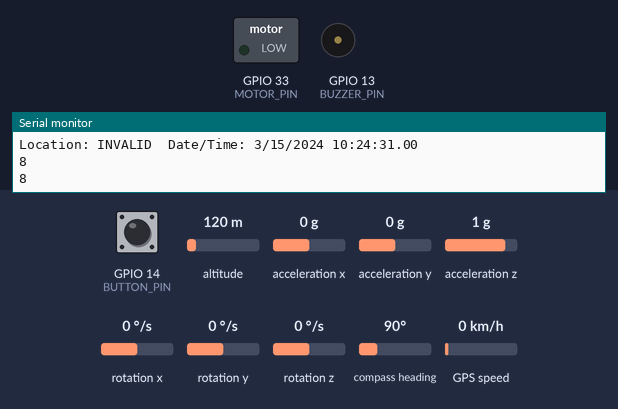
A sketch run on a simulated ESP32. Shown: switched loads named in the sketch (green lamp = pin HIGH), buzzer (waves = sounding), the last lines printed to the serial monitor. Wiring (inferred from the names in the program): MPU-6050 motion sensor at I2C address 0x68. Inputs (shaded band) come from the test bench; at power-on: GPIO 14 (BUTTON_PIN) HIGH, altitude 120 m, acceleration x 0 g, acceleration y 0 g, acceleration z 1 g, rotation x 0 °/s, rotation y 0 °/s, rotation z 0 °/s, compass heading 90°, GPS speed 0 km/h. The GPS gets a fix after 3 s at 37.7749, -122.4194 with 8 satellites.

Above: at 1.2 s.
1.3 s: GPIO 14 (BUTTON_PIN) pulled LOW for 1 s
At 3.0 s:
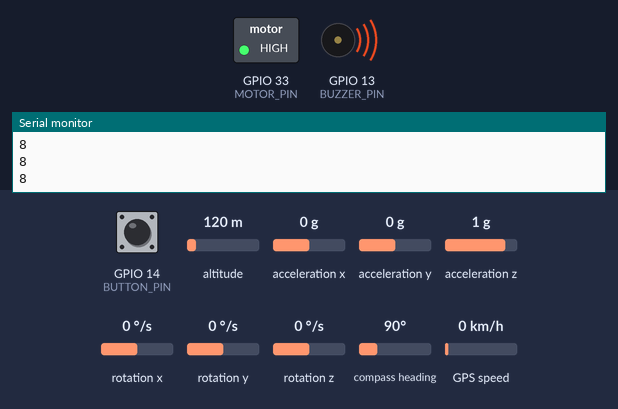
5.4 s: GPIO 14 (BUTTON_PIN) pulsed LOW 5 times (0.12 s each, 0.3 s apart)
At 8.2 s:
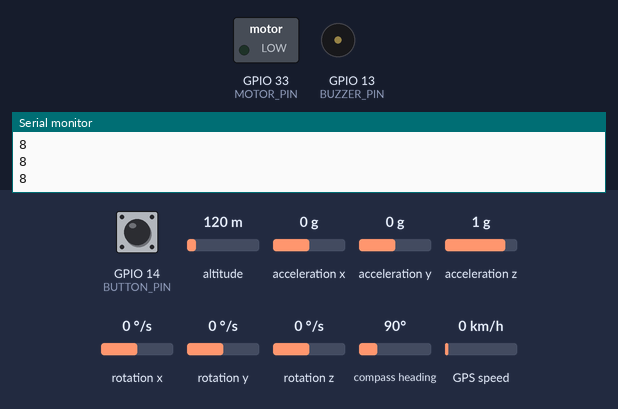
8.5 s: GPIO 14 (BUTTON_PIN) pulled LOW for 3.2 s
At 9.8 s:
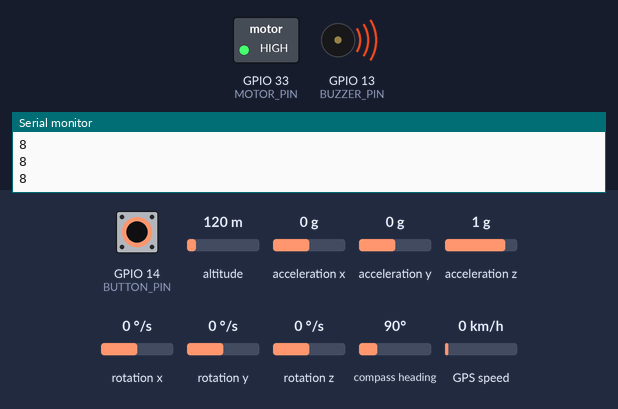
13.2 s: GPIO 14 (BUTTON_PIN) pulled LOW for 0.15 s
At 14.2 s:
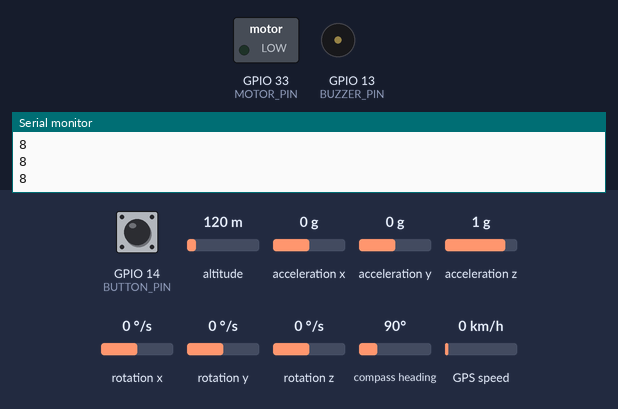
Timing chart, 0 to 16.1 s (numbered marks = the images above; inputs shaded):
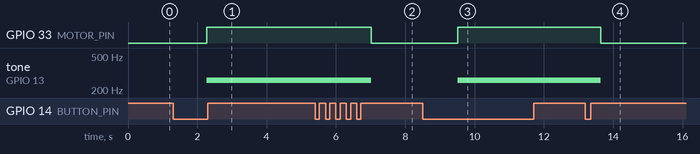

Measured:
- after the input at 1.3 s, GPIO 33 (MOTOR_PIN): LOW → HIGH after 0.97 s; tone on GPIO 13 (BUZZER_PIN): silent → 261 Hz after 0.97 s
- after the input at 5.4 s, GPIO 33 (MOTOR_PIN): HIGH → LOW after 1.6 s; tone on GPIO 13 (BUZZER_PIN): 261 Hz → silent after 1.6 s
- after the input at 8.5 s, GPIO 33 (MOTOR_PIN): LOW → HIGH after 1.0 s; tone on GPIO 13 (BUZZER_PIN): silent → 261 Hz after 1.0 s
- after the input at 13.2 s, GPIO 33 (MOTOR_PIN): HIGH → LOW after 0.45 s; tone on GPIO 13 (BUZZER_PIN): 261 Hz → silent after 0.45 s

The sketch:

FINAL_WITHOUT_OTAA.ino
```cpp
/* code written by Chuan-Li Chang and heavely influenced by microcontrollerslab*/

#include <Adafruit_MPU6050.h>
#include <Adafruit_Sensor.h>
#include <Wire.h>
#include <TinyGPS++.h>


// The TinyGPS++ object
TinyGPSPlus gps;

Adafruit_MPU6050 mpu;

// THIS IS FOR BUTTON
#include <Arduino.h>
#include <OneButton.h>

#define RXD2 17
#define TXD2 2

//#define BUTTON_PIN 12 // ESP32 GIOP12 pin connected to button's pin
#define BUTTON_PIN 14 // ESP32 GIOP12 pin connected to button's pin
#define BUZZER_PIN 13 // ESP32 GIOP13 pin connected to buzzer's pin
#define MOTOR_PIN 33 // ESP32 GPIO33 pin connected to vibrator motor pin


// The ESP32 has 16 channels which can generate 16 independent waveforms
// We'll just choose PWM channel 0 here
const int TONE_PWM_CHANNEL = 0;

class Button {
  private:
    OneButton button;
    int value;
  public:
    explicit Button(uint8_t pin): button(pin) {
      button.attachClick([](void *scope) {
        ((Button *) scope)->Clicked();
      }, this);
      button.attachLongPressStart([](void *scope) {
        ((Button *) scope)->LongPressed();
      }, this);
    }

    void Clicked() {
      ledcWrite(0, 0);
      digitalWrite(MOTOR_PIN, LOW);
      Serial.println("short-press-DO NOT SEND NOTIFICATIONS");
      value++;
    }

    void LongPressed() {
      ledcWriteNote(TONE_PWM_CHANNEL, NOTE_C, 4);
      digitalWrite(MOTOR_PIN, HIGH);
      Serial.println("LongPress");
    }

    void handle() {
      button.tick();
    }
};

Button button(BUTTON_PIN);

const int MPU_addr = 0x68; // I2C address of the MPU-6050
int16_t AcX, AcY, AcZ, Tmp, GyX, GyY, GyZ;
float ax = 0, ay = 0, az = 0, gx = 0, gy = 0, gz = 0;

//int data[STORE_SIZE][5]; //array for saving past data
//byte currentIndex=0; //stores current data array index (0-255)
boolean fall = false; //stores if a fall has occurred
boolean trigger1 = false; //stores if first trigger (lower threshold) has occurred
boolean trigger2 = false; //stores if second trigger (upper threshold) has occurred
boolean trigger3 = false; //stores if third trigger (orientation change) has occurred

byte trigger1count = 0; //stores the counts past since trigger 1 was set true
byte trigger2count = 0; //stores the counts past since trigger 2 was set true
byte trigger3count = 0; //stores the counts past since trigger 3 was set true
int angleChange = 0;


void setup() {
  Serial.println(F("Starting..."));
  Serial2.begin(9600, SERIAL_8N1, RXD2, TXD2);
  Wire.begin();
  Wire.beginTransmission(MPU_addr);
  Wire.write(0x6B);  // PWR_MGMT_1 register
  Wire.write(0);     // set to zero (wakes up the MPU-6050)
  Wire.endTransmission(true);
  Serial.begin(115200);

  pinMode(MOTOR_PIN, OUTPUT);
  ledcAttachPin(BUZZER_PIN, TONE_PWM_CHANNEL);
}
void loop() {
  button.handle();

  // This sketch displays information every time a new sentence is correctly encoded.
  while (Serial2.available() > 0)
    if (gps.encode(Serial2.read()))
      displayInfo();

  if (millis() > 5000 && gps.charsProcessed() < 10)
  {
    Serial.println(F("No GPS detected: check wiring."));
    while(true);
  }

  mpu_read();
  //2050, 77, 1947 are values for calibration of accelerometer
  // values may be different for you
  ax = (AcX - 2050) / 16384.00;
  ay = (AcY - 77) / 16384.00;
  az = (AcZ - 1947) / 16384.00;

  //270, 351, 136 for gyroscope
  gx = (GyX + 270) / 131.07;
  gy = (GyY - 351) / 131.07;
  gz = (GyZ + 136) / 131.07;

  // calculating Amplitute vactor for 3 axis
  float Raw_AM = pow(pow(ax, 2) + pow(ay, 2) + pow(az, 2), 0.5);
  int AM = Raw_AM * 10;  // as values are within 0 to 1, I multiplied
  // it by for using if else conditions

  Serial.println(AM);
  //Serial.println(PM);
  //delay(500);

  if (AM <= 2 && trigger2 == false) { //if AM breaks lower threshold (0.4g)
    trigger1 = true;
    Serial.println("TRIGGER 1 ACTIVATED");
  }

  if (trigger1 == true) {
    trigger1count++;
    if (AM >= 12) { //if AM breaks upper threshold (3g)
      trigger2 = true;
      Serial.println("TRIGGER 2 ACTIVATED");
      trigger1 = false; trigger1count = 0;
    }
  }
  if (trigger2 == true) {
    trigger2count++;
    angleChange = pow(pow(gx, 2) + pow(gy, 2) + pow(gz, 2), 0.5); Serial.println(angleChange);
    if (angleChange >= 30 && angleChange <= 400) { //if orientation changes by between 80-100 degrees
      trigger3 = true; trigger2 = false; trigger2count = 0;
      Serial.println(angleChange);
      Serial.println("TRIGGER 3 ACTIVATED");
    }
  }

  if (trigger3 == true) {
    trigger3count++;
    if (trigger3count >= 10) {
      angleChange = pow(pow(gx, 2) + pow(gy, 2) + pow(gz, 2), 0.5);
      //delay(10);
      Serial.println(angleChange);
      if ((angleChange >= 0) && (angleChange <= 10)) { //if orientation changes remains between 0-10 degrees
        fall = true; trigger3 = false; trigger3count = 0;
        Serial.println(angleChange);
      }
      else
      { //user regained normal orientation
        trigger3 = false; trigger3count = 0;
        Serial.println("TRIGGER 3 DEACTIVATED");
      }
    }
  }

  if (fall == true)
  { //in event of a fall detection
    Serial.println("FALL DETECTED");
    ledcWriteNote(TONE_PWM_CHANNEL, NOTE_C, 4);
    digitalWrite(MOTOR_PIN, HIGH);
    fall = false;
  }

  if (trigger2count >= 6)
  { //allow 0.5s for orientation change
    trigger2 = false; trigger2count = 0;
    Serial.println("TRIGGER 2 DECACTIVATED");
  }

  if (trigger1count >= 6)
  { //allow 0.5s for AM to break upper threshold
    trigger1 = false; trigger1count = 0;
    Serial.println("TRIGGER 1 DECACTIVATED");
  }
  delay(100);
}

void mpu_read() {
  Wire.beginTransmission(MPU_addr);
  Wire.write(0x3B);  // starting with register 0x3B (ACCEL_XOUT_H)
  Wire.endTransmission(false);
  Wire.requestFrom(MPU_addr, 14, true); // request a total of 14 registers
  AcX = Wire.read() << 8 | Wire.read(); // 0x3B (ACCEL_XOUT_H) & 0x3C (ACCEL_XOUT_L)
  AcY = Wire.read() << 8 | Wire.read(); // 0x3D (ACCEL_YOUT_H) & 0x3E (ACCEL_YOUT_L)
  AcZ = Wire.read() << 8 | Wire.read(); // 0x3F (ACCEL_ZOUT_H) & 0x40 (ACCEL_ZOUT_L)
  Tmp = Wire.read() << 8 | Wire.read(); // 0x41 (TEMP_OUT_H) & 0x42 (TEMP_OUT_L)
  GyX = Wire.read() << 8 | Wire.read(); // 0x43 (GYRO_XOUT_H) & 0x44 (GYRO_XOUT_L)
  GyY = Wire.read() << 8 | Wire.read(); // 0x45 (GYRO_YOUT_H) & 0x46 (GYRO_YOUT_L)
  GyZ = Wire.read() << 8 | Wire.read(); // 0x47 (GYRO_ZOUT_H) & 0x48 (GYRO_ZOUT_L)
}

// GPS PRINT TO SERIAL MONITOR
void displayInfo()
{
  Serial.print(F("Location: "));
  if (gps.location.isValid())
  {
    Serial.print(gps.location.lat(), 6);
    Serial.print(F(","));
    Serial.print(gps.location.lng(), 6);
  }
  else
  {
    Serial.print(F("INVALID"));
  }

  Serial.print(F("  Date/Time: "));
  if (gps.date.isValid())
  {
    Serial.print(gps.date.month());
    Serial.print(F("/"));
    Serial.print(gps.date.day());
    Serial.print(F("/"));
    Serial.print(gps.date.year());
  }
  else
  {
    Serial.print(F("INVALID"));
  }

  Serial.print(F(" "));
  if (gps.time.isValid())
  {
    if (gps.time.hour() < 10) Serial.print(F("0"));
    Serial.print(gps.time.hour());
    Serial.print(F(":"));
    if (gps.time.minute() < 10) Serial.print(F("0"));
    Serial.print(gps.time.minute());
    Serial.print(F(":"));
    if (gps.time.second() < 10) Serial.print(F("0"));
    Serial.print(gps.time.second());
    Serial.print(F("."));
    if (gps.time.centisecond() < 10) Serial.print(F("0"));
    Serial.print(gps.time.centisecond());
  }
  else
  {
    Serial.print(F("INVALID"));
  }

  Serial.println();
}
```
